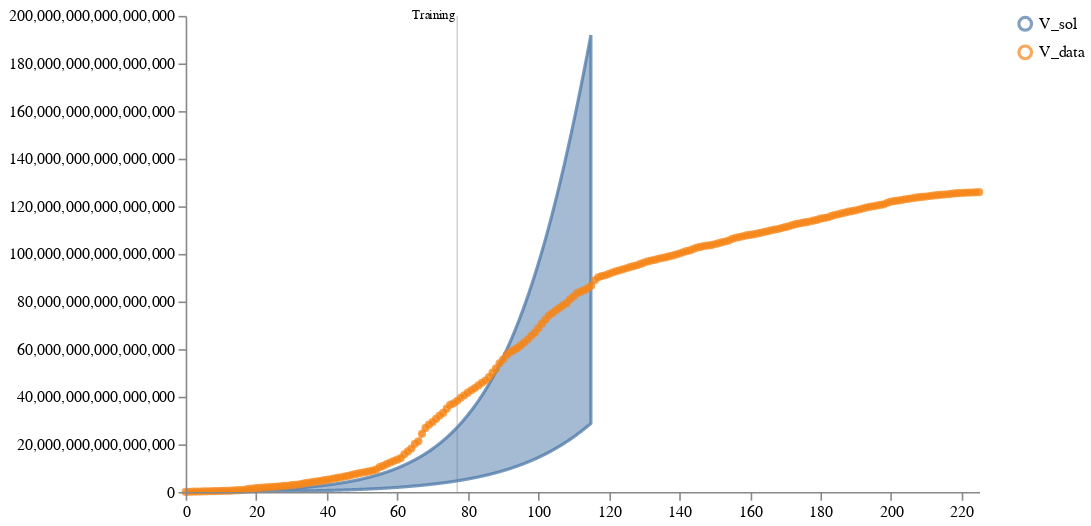

Notebook code cell kept with this figure:
### Markdown cell above
## Plot measured viral load data against uncalibrated model viral load

### Code cell
schema = plots.trajectories(pd.DataFrame(prior_samples["data"]), keep="V_sol",
                            markers={"Training": 77},
                            points=data_whole.reset_index(drop=True).rename(columns={"V":"V_data"}))
schema = plots.pad(schema, 5)
plots.ipy_display(schema)

### Figure 1 — Vega specification as saved in the notebook (floating-point values rounded to 4 significant figures; data arrays with more than 128 entries replaced by an {"elided": "..."} marker saying what was removed)
{"$schema": "https://vega.github.io/schema/vega/v5.json", "axes": [{"name": "x_axis", "orient": "bottom", "scale": "xscale", "zindex": 100}, {"name": "y_axis", "orient": "left", "scale": "yscale", "zindex": 100}], "data": [{"name": "distributions", "values": {"elided": "1150 records"}}, {"name": "traces", "transform": [{"expr": "isValid(datum.value)", "type": "filter"}], "values": []}, {"name": "points", "values": {"elided": "226 records"}}, {"name": "markers", "values": [{"label": "Training", "timepoint": 77}]}, {"name": "selected", "on": [{"remove": true, "trigger": "clear"}, {"remove": true, "trigger": "!shift"}, {"insert": "clicked", "trigger": "!shift && clicked"}, {"toggle": "clicked", "trigger": "shift && clicked"}]}], "height": 300, "legends": [{"encode": {"labels": {"interactive": true, "name": "legendLabel", "update": {"opacity": [{"test": "!length(data('selected')) || indata('selected', 'value', datum.value)", "value": 1}, {"value": 0.25}]}}, "symbols": {"interactive": true, "name": "legendSymbol", "update": {"fill": {"value": "transparent"}, "opacity": [{"test": "!length(data('selected')) || indata('selected', 'value', datum.value)", "value": 0.7}, {"value": 0.15}], "size": {"value": 64}, "strokeWidth": {"value": 2}}}}, "name": "color_legend", "stroke": "color"}], "marks": [{"from": {"facet": {"data": "points", "groupby": "trajectory", "name": "points_split"}}, "marks": [{"encode": {"hover": {"fillOpacity": {"value": 0.9}}, "update": {"fill": {"field": "trajectory", "scale": "color"}, "fillOpacity": [{"test": "!length(data('selected')) || indata('selected', 'value', datum.trajectory)", "value": 0.5}, {"value": 0.15}], "size": {"value": 10}, "stroke": {"field": "trajectory", "scale": "color"}, "strokeOpacity": [{"test": "!length(data('selected')) || indata('selected', 'value', datum.trajectory)", "value": 0.75}, {"value": 0.15}], "strokeWidth": {"value": 2}, "tooltip": {"field": "value"}, "x": {"field": "timepoint", "scale": "xscale"}, "y": {"field": "value", "scale": "yscale"}}}, "from": {"data": "points_split"}, "name": "_points_symbol", "type": "symbol", "zindex": 3}, {"encode": {"hover": {"fillOpacity": {"value": 0.9}}, "update": {"interpolate": {"value": "linear"}, "stroke": {"field": "trajectory", "scale": "color"}, "strokeOpacity": [{"test": "!length(data('selected')) || indata('selected', 'value', datum.trajectory)", "value": 0.3}, {"value": 0.1}], "strokeWidth": {"value": 2}, "x": {"field": "timepoint", "scale": "xscale"}, "y": {"field": "value", "scale": "yscale"}}}, "from": {"data": "points_split"}, "name": "_points_line", "type": "line", "zindex": 3}], "name": "_points", "type": "group", "zindex": 3}, {"from": {"facet": {"data": "traces", "groupby": "trajectory", "name": "traces_split"}}, "marks": [{"encode": {"hover": {"fillOpacity": {"value": 0.9}}, "update": {"interpolate": {"value": "linear"}, "stroke": {"field": "trajectory", "scale": "color"}, "strokeOpacity": [{"test": "!length(data('selected')) || indata('selected', 'value', datum.trajectory)", "value": 0.75}, {"value": 0.15}], "strokeWidth": {"value": 2}, "x": {"field": "timepoint", "scale": "xscale"}, "y": {"field": "value", "scale": "yscale"}}}, "from": {"data": "traces_split"}, "name": "_traces_lines", "type": "line"}], "name": "_traces", "type": "group", "zindex": 2}, {"from": {"facet": {"data": "distributions", "groupby": "trajectory", "name": "trajectory_split"}}, "marks": [{"encode": {"hover": {"fillOpacity": {"value": 0.9}}, "update": {"fill": {"field": "trajectory", "scale": "color"}, "fillOpacity": [{"test": "!length(data('selected')) || indata('selected', 'value', datum.trajectory)", "value": 0.5}, {"value": 0.15}], "interpolate": {"value": "linear"}, "stroke": {"field": "trajectory", "scale": "color"}, "strokeOpacity": [{"test": "!length(data('selected')) || indata('selected', 'value', datum.trajectory)", "value": 0.75}, {"value": 0.15}], "strokeWidth": {"value": 2}, "x": {"field": "timepoint", "scale": "xscale"}, "y": {"field": "upper", "scale": "yscale"}, "y2": {"field": "lower", "scale": "yscale"}}}, "from": {"data": "trajectory_split"}, "type": "area"}], "name": "_distributions", "type": "group", "zindex": 1}, {"marks": [{"encode": {"enter": {"stroke": {"value": "lightgray"}}, "update": {"opacity": {"value": 1}, "x": {"field": "timepoint", "scale": "xscale"}, "y": {"signal": "height"}, "y2": {"value": 0}}}, "from": {"data": "markers"}, "name": "_marker text", "type": "rule"}, {"encode": {"enter": {"fontSize": {"value": 8}, "text": {"field": "datum.label"}, "y": {"value": 0}}}, "from": {"data": "_marker text"}, "name": "_marker flags", "transform": [{"as": ["x", "_y", "opacity", "align", "baseline"], "lineAnchor": "start", "offset": [1], "size": {"signal": "[width, height]"}, "type": "label"}], "type": "text"}], "name": "_markers", "type": "group"}], "padding": 5, "scales": [{"domain": {"fields": [{"data": "distributions", "field": "timepoint"}, {"data": "traces", "field": "timepoint"}, {"data": "points", "field": "timepoint"}, {"data": "markers", "field": "timepoint"}]}, "name": "xscale", "range": "width", "type": "linear", "zero": false}, {"domain": {"fields": [{"data": "distributions", "field": "lower"}, {"data": "distributions", "field": "upper"}, {"data": "traces", "field": "value"}, {"data": "points", "field": "value"}]}, "name": "yscale", "nice": true, "range": "height", "type": "linear", "zero": true}, {"domain": {"fields": [{"data": "distributions", "field": "trajectory"}, {"data": "traces", "field": "trajectory"}, {"data": "points", "field": "trajectory"}]}, "name": "color", "range": "category", "type": "ordinal"}], "signals": [{"name": "clear", "on": [{"events": "mouseup[!event.item]", "force": true, "update": "true"}], "value": true}, {"name": "shift", "on": [{"events": "@legendSymbol:click, @legendLabel:click", "force": true, "update": "event.shiftKey"}], "value": false}, {"name": "clicked", "on": [{"events": "@legendSymbol:click, @legendLabel:click", "force": true, "update": "{value: datum.value}"}], "value": null}], "width": 500}
